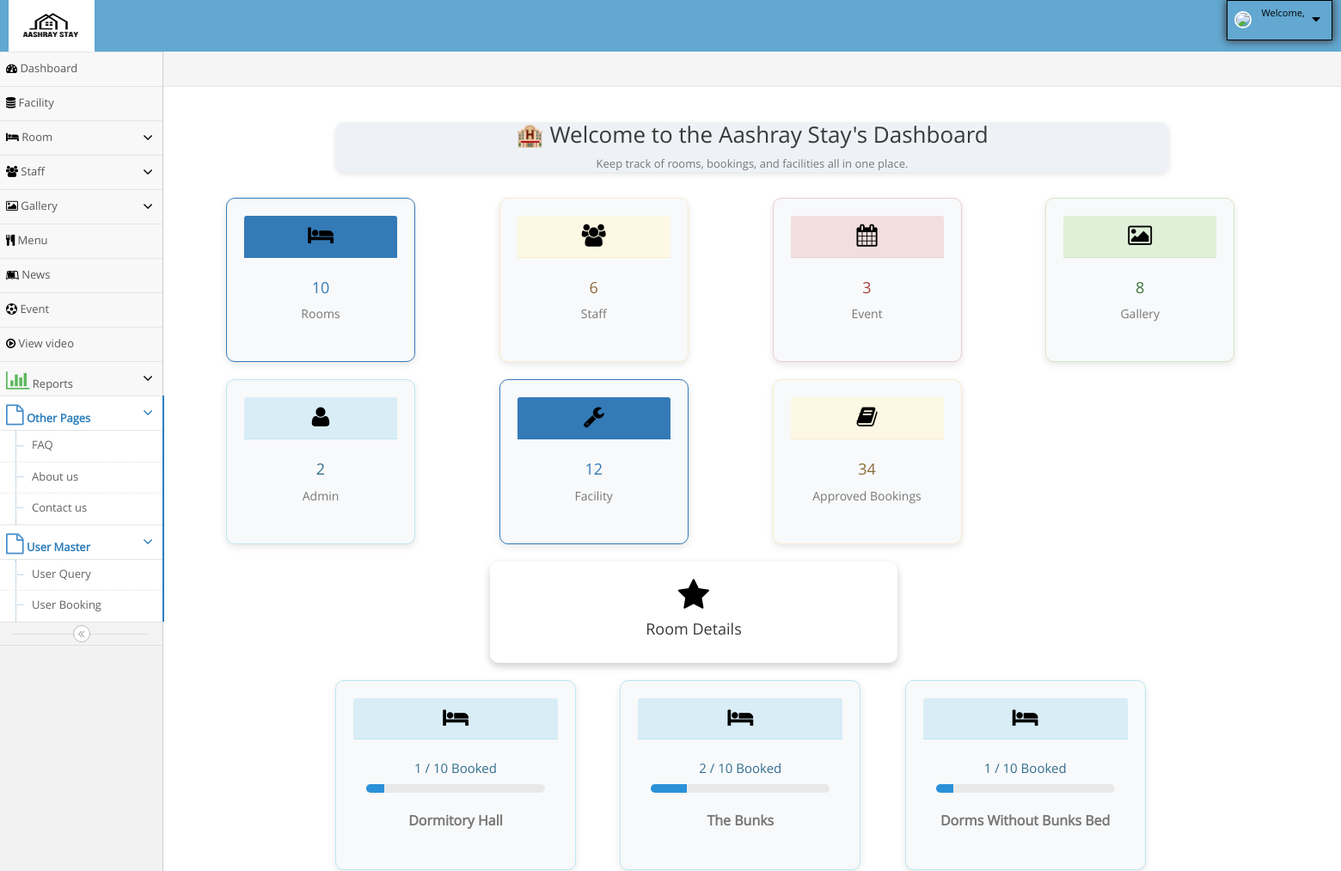
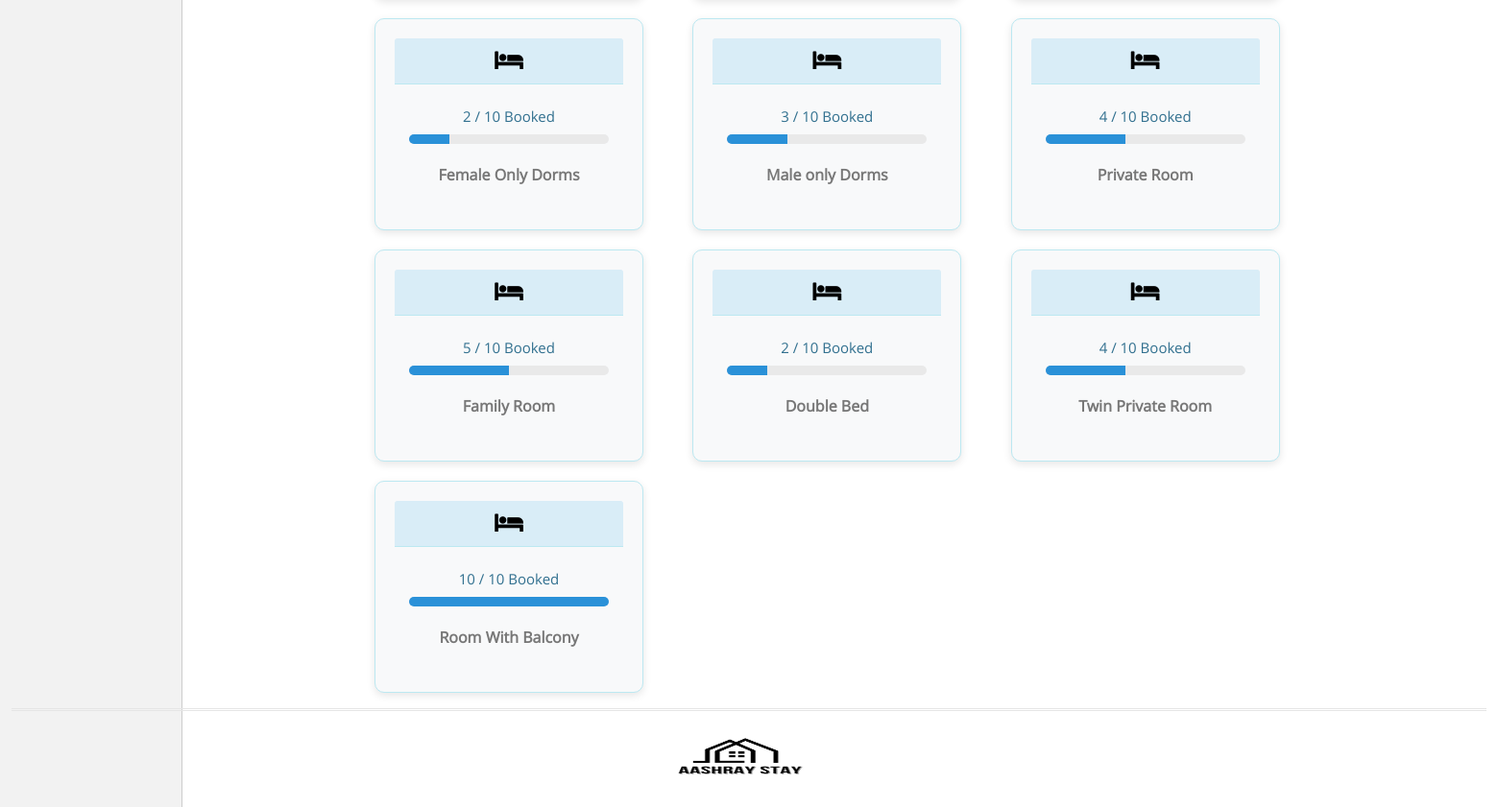
The app's page /HostelManagement_6878/admin/dashboard.php with its own data (2 pictures, top to bottom).
### tables this page shows
CREATE TABLE IF NOT EXISTS `room_master` (
  `roomid` int NOT NULL AUTO_INCREMENT,
  `roomtype` varchar(100) NOT NULL,
  `photo` varchar(50) NOT NULL,
  PRIMARY KEY (`roomid`)
);

### HostelManagement_6878/admin/dashboard.php (the view, shortened to what this page needs)
<?php
include ('hhh.php');
include ('connect.php');
?>
<div class="custom-section text-center my-4 p-4">
        <h2 class="text-dark">🏨 Welcome to the Aashray Stay's Dashboard</h2>
        <p class="text-muted">Keep track of rooms, bookings, and facilities all in one place.</p>
</div>
<div class="container mt-4">
    <div class="d-flex flex-wrap justify-content-start custom-sh">
        <?php
        $items = [
            ["query" => "SELECT * FROM room_master", "color" => "primary", "icon" => "fa-bed", "label" => "Rooms"],
            ["query" => "SELECT * FROM staff_master", "color" => "warning", "icon" => "fa-users", "label" => "Staff"],
            ["query" => "SELECT * FROM event", "color" => "danger", "icon" => "fa-calendar", "label" => "Event"],
            ["query" => "SELECT * FROM gallery_master", "color" => "success", "icon" => "fa-picture-o", "label" => "Gallery"],
            ["query" => "SELECT * FROM admin_registration", "color" => "info", "icon" => "fa-user", "label" => "Admin"],
			["query" => "SELECT * FROM facility_master", "color" => "primary", "icon" => "fa-wrench", "label" => "Facility"],
            ["query" => "SELECT * FROM booking WHERE booking_status = 'Booked'", "color" => "warning", "icon" => "fa-book", "label" => "Approved Bookings"]
        ];
        foreach ($items as $item) {
            $q = mysqli_query($con, $item["query"]);
            $cnt = mysqli_num_rows($q);
            echo "
                <div class='col-lg-3 col-md-4 col-sm-6 mb-3 d-flex justify-content-center'>
                    <div class='panel panel-{$item["color"]} card-hover text-center' style='width: 220px;'>
                        <div class='panel-heading'>
                            <i class='fa {$item["icon"]} fa-2x'></i>
                        </div>
                        <div class='panel-body'>
                            <h4 class='text-{$item["color"]}'>$cnt</h4>
                            <p class='text-muted' style='font-size: 14px;'>{$item["label"]}</p>
                        </div>
                    </div>
                </div>";
        }
        ?>
    </div>
        <div class="row justify-content-start custom-shift" id="ban">
            <div class="col-md-4">
            </div>
            <div class="col-md-4">
                <div class="summary-box">
                    <i class="fa fa-star fa-3x text-warning"></i>
                    <h4>Room Details</h4>
                </div>
            </div>
            <div class="col-md-4">
            </div>
        </div>
    </div>
	<br>
    <div class="row justify-content-center">
        <?php
        $room_query = mysqli_query($con, "SELECT roomid, roomtype FROM room_master");
        while ($room = mysqli_fetch_assoc($room_query)) {
            $roomid = $room["roomid"];
            $roomtype = $room["roomtype"];
            $total_rooms = 10;
            $booking_query = mysqli_query($con, "SELECT COUNT(*) as count FROM booking WHERE roomid = '$roomid' AND booking_status = 'Booked'");
            $booking_data = mysqli_fetch_assoc($booking_query);
            $booked_count = $booking_data['count'];
            $booking_percentage = ($booked_count / $total_rooms) * 100;
            $booking_percentage = min($booking_percentage, 100);
            echo "
                <div class='col-lg-4 col-md-6 col-sm-12 mb-3 d-flex justify-content-center'>
                    <div class='panel panel-info card-hover text-center' style='width: 280px;'>
                        <div class='panel-heading'>
                            <i class='fa fa-bed fa-2x'></i>
                        </div>
                        <div class='panel-body'>
                            <h5 class='text-info'>$booked_count / $total_rooms Booked</h5>
                            <div class='progress' style='height: 10px;'>
                                <div class='progress-bar bg-info' role='progressbar' style='width: {$booking_percentage}%;' aria-valuenow='{$booking_percentage}' aria-valuemin='0' aria-valuemax='100'></div>
                            </div>
                            <p class='text-muted mt-2' style='font-size: 16px; font-weight: bold;'>$roomtype</p>
                        </div>
                    </div>
                </div>";
        }
        ?>
    </div>
</div>
<?php include ('fff.php'); ?>

### HostelManagement_6878/admin/hhh.php (style rules this page uses)
.fa { color:black; }

### HostelManagement_6878/admin/dashboard.php (style rules this page uses)
.panel { width: 300px; padding: 20px; text-align: center; background: #f8f9fa; border-radius: 10px; box-shadow: 0px 3px 8px rgba(0, 0, 0, 0.1); }
.progress { border-radius: 5px; overflow: hidden; }
.custom-section { background: #eef2f7; border-radius: 10px; box-shadow: 0 3px 6px rgba(0, 0, 0, 0.1); }
.summary-box { padding: 20px; background: white; border-radius: 10px; box-shadow: 0px 4px 10px rgba(0, 0, 0, 0.2); text-align:center; }
.custom-shift { margin-left: -30%; }
.custom-sh { margin-left: -15%; padding:20px; }

### records on screen
room_master: booked_count "1", total_rooms "10", roomtype "Dormitory Hall"
room_master: booked_count "2", total_rooms "10", $booking_percentage 20 (drawn), roomtype "The Bunks"
room_master: booked_count "1", total_rooms "10", roomtype "Dorms Without Bunks Bed"
room_master: booked_count "2", total_rooms "10", $booking_percentage 20 (drawn), roomtype "Female Only Dorms"
room_master: booked_count "3", total_rooms "10", $booking_percentage 30 (drawn), roomtype "Male only Dorms"
room_master: booked_count "4", total_rooms "10", $booking_percentage 40 (drawn), roomtype "Private Room"
room_master: booked_count "5", total_rooms "10", $booking_percentage 50 (drawn), roomtype "Family Room"
room_master: booked_count "2", total_rooms "10", $booking_percentage 20 (drawn), roomtype "Double Bed"
room_master: booked_count "4", total_rooms "10", $booking_percentage 40 (drawn), roomtype "Twin Private Room"
room_master: booked_count "10", total_rooms "10", $booking_percentage 100 (drawn), roomtype "Room With Balcony"

### other values on screen
$cnt "10"
$item["label"] "Rooms"
$cnt "6"
$item["label"] "Staff"
$cnt "3"
$item["label"] "Event"
$cnt "8"
$item["label"] "Gallery"
$cnt "2"
$item["label"] "Admin"
$cnt "12"
$item["label"] "Facility"
$cnt "34"
$item["label"] "Approved Bookings"
